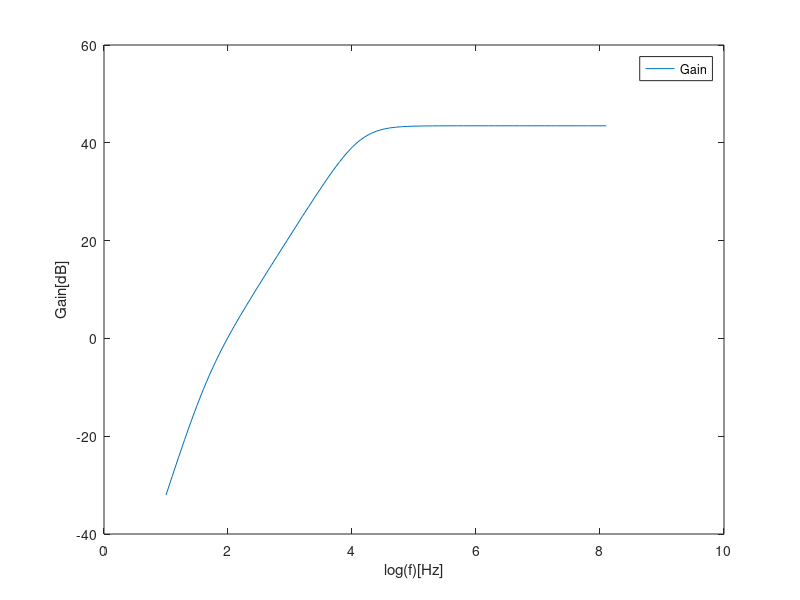

The MATLAB source for this figure:
%gain stage

VT=25e-3;
BFN=178.7; %parâmetro do transistor NPN
VAFN=69.7; %parâmetro do transistor NPN
RE1=100;
RC1=1000;
RB1=80000;
RB2=20000;
VBEON=0.7;
VCC=12;
RS=100;

RB=1/(1/RB1+1/RB2); %Resistência equivalente
VEQ=RB2/(RB1+RB2)*VCC; %slide 7 aula 17
IB1=(VEQ-VBEON)/(RB+(1+BFN)*RE1); %em zona ativa direta (o estado do transistor), VBE = VBEON
IC1=BFN*IB1;
IE1=(1+BFN)*IB1;
VE1=RE1*IE1;
VO1=VCC-RC1*IC1; %que é também a tensão no coletor 1
VCE=VO1-VE1;

gm1=IC1/VT;
rpi1=BFN/gm1;
ro1=VAFN/IC1;

RSB=RB*RS/(RB+RS);

AV1 = RSB/RS * RC1*(RE1-gm1*rpi1*ro1)/((ro1+RC1+RE1)*(RSB+rpi1+RE1)+gm1*RE1*ro1*rpi1 - RE1^2); %vout/vin
AVI_DB = 20*log10(abs(AV1));
AV1simple = RB/(RB+RS) * gm1*RC1/(1+gm1*RE1);
AVIsimple_DB = 20*log10(abs(AV1simple));

RE1=0;
AV1 = RSB/RS * RC1*(RE1-gm1*rpi1*ro1)/((ro1+RC1+RE1)*(RSB+rpi1+RE1)+gm1*RE1*ro1*rpi1 - RE1^2);
AVI_DB = 20*log10(abs(AV1));
AV1simple =  - RSB/RS * gm1*RC1/(1+gm1*RE1);
AVIsimple_DB = 20*log10(abs(AV1simple));

RE1=100;
ZI1 = 1/(1/RB+1/(((ro1+RC1+RE1)*(rpi1+RE1)+gm1*RE1*ro1*rpi1 - RE1^2)/(ro1+RC1+RE1)));
ZX = ro1*((RB+rpi1)*RE1/(RSB+rpi1+RE1))/(1/(1/ro1+1/(rpi1+RSB)+1/RE1+gm1*rpi1/(rpi1+RSB)));
ZX = ro1*(   1/RE1+1/(rpi1+RSB)+1/ro1+gm1*rpi1/(rpi1+RSB)  )/(   1/RE1+1/(rpi1+RSB) ); % outro a definir ZX logo a seguir?????
ZO1 = 1/(1/ZX+1/RC1);

RE1=0;
ZI1 = 1/(1/RB+1/(((ro1+RC1+RE1)*(rpi1+RE1)+gm1*RE1*ro1*rpi1 - RE1^2)/(ro1+RC1+RE1)));
ZO1 = 1/(1/ro1+1/RC1);

file = fopen("gainteo.tex", "w");

fprintf(file, "IB1 & %.4e\\\\\\hline ", IB1);
fprintf(file, "IC1 & %.4e\\\\\\hline ", IC1);
fprintf(file, "IE1 & %.4e\\\\\\hline ", IE1);
fprintf(file, "VE1 & %.4e\\\\\\hline ", VE1);
fprintf(file, "VO1 & %.4e\\\\\\hline ", VO1);
fprintf(file, "VCE1 & %.4e\\\\\\hline ", VCE);
fprintf(file, "gain1 (dB) & %.4e\\\\\\hline ", abs(AVI_DB));
fprintf(file, "ZI1 & %.4e\\\\\\hline ", ZI1);
fprintf(file, "ZO1 & %.4e\\\\\\hline ", ZO1);

fflush(file);
fclose(file);

%ouput stage
BFP = 227.3; %parâmetro do transistor PNP
VAFP = 37.2; %parâmetro do transistor PNP
RE2 = 100;
VEBON = 0.7;
VI2 = VO1; %tensão do coletor 1
IE2 = (VCC - VEBON - VI2) / RE2; %(VCC - VE2)/Rout; VEBON = VEB = VE - VB <=> VE = VEB + VB
IC2 = BFP / (BFP + 1) * IE2;
VO2 = VCC - RE2 * IE2;


gm2 = IC2 / VT;
go2 = IC2  /VAFP;
gpi2 = gm2 / BFP;
ge2 = 1 / RE2;

AV2 = gm2/(gm2+gpi2+go2+ge2);
ZI2 = (gm2+gpi2+go2+ge2)/gpi2/(gpi2+go2+ge2);
ZO2 = 1/(gm2+gpi2+go2+ge2);

file = fopen("outputteo.tex", "w");

fprintf(file, "VI2 & %.4e\\\\\\hline ", VI2);
fprintf(file, "IE2 & %.4e\\\\\\hline ", IE2);
fprintf(file, "IC2 & %.4e\\\\\\hline ", IC2);
fprintf(file, "VO2 & %.4e\\\\\\hline ", VO2);
fprintf(file, "gain2 (dB) & %.4e\\\\\\hline ", 20*log10(abs(AV2)));
fprintf(file, "ZI2 & %.4e\\\\\\hline ", ZI2);
fprintf(file, "ZO2 & %.4e\\\\\\hline ", ZO2);

fflush(file);
fclose(file);


%total
gB = 1/(1/gpi2+ZO1);
AV = (gB+gm2/gpi2*gB)/(gB+ge2+go2+gm2/gpi2*gB)*AV1;
AV_DB = 20*log10(abs(AV));
ZI=ZI1;
ZO=1/(go2+gm2/gpi2*gB+ge2+gB);

file = fopen("totalteo.tex", "w");

fprintf(file, "gain (dB) & %.4e\\\\\\hline ", abs(AV_DB));
fprintf(file, "ZI & %.4e\\\\\\hline ", ZI);
fprintf(file, "ZO & %.4e\\\\\\hline ", ZO);

fflush(file);
fclose(file);

%freq axis: 10Hz to 100MHz com 10 pontos por década
%f = logspace(1, 8, 10); afinal não vou fazer assim, porque implica contas simbólicas

RE1 = 100; %de volta ao valor inicial
RL = 8;
Ci = 1e-3;
CB = 1e-3;
Co = 1e-6;
a = 1;

for i = 1:0.1:8.1 %ou seja, 10 pontos por década
  f = power(10, i);
  omega = 2 * pi * f;
  ZCi = 1 / (j * omega * Ci);
  ZCB = 1 / (j * omega * CB);
  ZCo = 1 / (j * omega * Co);
  Zin = RS + ZCi;
  ZE1 = 1 / (1 / RE1 + 1/ZCB);
  ZE2 = 1 / (1 / RE2 + 1 / (RL + ZCo)); %RE2||(RL + ZCo)
  Vin = 0.01 * exp(j * pi / 2); %seno tem fase de pi/2
  
  
  A = [1, 0, 0, 0, 0;
      1/Zin, -1/Zin-1/RB-1/rpi1, 1/rpi1, 0, 0;
      0, gm1+1/rpi1, -gm1-1/rpi1-1/ZE1-1/ro1, 1/ro1, 0;
      0, gm1, -gm1-1/ro1, 1/RC1+gpi2+1/ro1, -gpi2;
      0, 0, 0, gpi2+gm2, -gpi2-gm2-go2-1/ZE2];
  
  B = [Vin; 0; 0; 0; 0];
  
  X = A\B;
  
  Voutcomp = (RL / (RL + ZCo)) * X(5); %divisor de tensão
  Vout = abs(Voutcomp);
  gain(a) = abs(Voutcomp / (Vin - IB1*RS)); %Vout/Vin2
  gaindB(a) = 20 * log10(gain(a));
  
  a = a + 1;
endfor

f = 1:0.1:8.1; %início, fim e 70 pontos pelo meio
hf = figure();
plot(f, gaindB);
legend("Gain");
xlabel("log(f)[Hz]");
ylabel("Gain[dB]");

print (hf, "gainteo.eps", "-depsc");